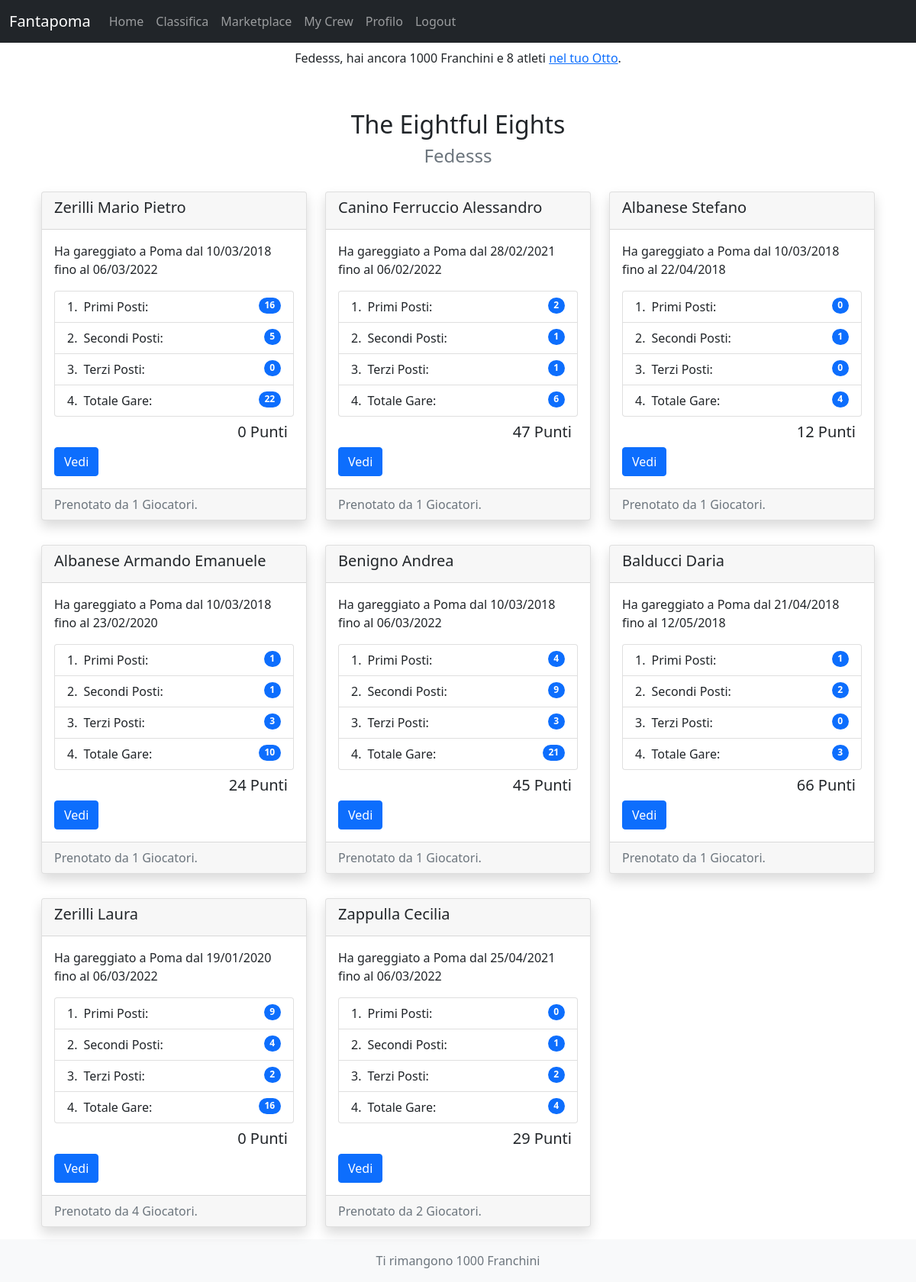
Screenshot of /fantapoma/mycrew/ (signed in) with the database file from the repository.
### fantapoma/models.py (models this page shows, shortened)
class Player(models.Model):
    user = models.OneToOneField(User, on_delete=models.CASCADE, primary_key=True)
    franchs = models.IntegerField(blank=True, default=450)
    team_name = models.CharField(max_length=200, default='8+')

class Athlete(models.Model):
    name = models.CharField(max_length=200)
    born = models.DateField('Date of Birth', default=datetime.date(2000,1,1))
    club = models.CharField(max_length=200, default='Società Canottieri Palermo')
    total = models.IntegerField('Total Races', default=0)
    first = models.IntegerField(default=0)
    second = models.IntegerField(default=0)
    third = models.IntegerField(default=0)
    first_time = models.DateField('First Race Date')
    last_time = models.DateField('Last Race Date')
    price = models.IntegerField(default=0)
    points = models.IntegerField(default=0)
    players = models.ManyToManyField(User, blank=True)
    is_user = models.OneToOneField(User, blank=True, null=True, on_delete=models.SET_NULL, related_name='true_athlete')
    @property
    def bookings(self):
        n = self.players.all().count()
        return n

### fantapoma/views.py (the view)
# urls.py: path('mycrew/', MyCrewView.as_view(), name='mycrew'),
class MyCrewView(LoginRequiredMixin, ListView):
    model = Athlete
    template_name = "fantapoma/mycrew.html"
    context_object_name = 'player'
    def get_queryset(self):
        self.user = self.request.user
        return self.user.athlete_set.all()
    def get_context_data(self, **kwargs):
        self.user = self.request.user
        context = super().get_context_data(**kwargs)
        context['atleti'] = self.user.athlete_set.all()
        return context

### fantapoma/templates/fantapoma/mycrew.html (shortened to what this page needs)
{% extends "base.html" %}
{% block content %}
<div class="container header text-center mt-5">
  <h2>{{ request.user.player.team_name }}</h2>
  <h3 class="text-muted fw-light fs-4">{{ request.user.username }}</h3>
</div>
<div class="container card-container mt-2">
  <div class="container-fluid object">
    <div class="row">
    {% for object in object_list %}
      <div class="col-sm-4 my-3">
        <div class="card shadow">
          <div class="card-header">
            <h5>{{object.name}}</h5>
          </div>
          <div class="card-body">
            <p class="card-text">Ha gareggiato a Poma dal {{object.first_time|date:'d/m/Y'}} fino al {{object.last_time|date:'d/m/Y'}}</p>
            <ul class="list-group list-group-numbered">
              <li class="list-group-item d-flex justify-content-between align-items-start">
                <div class="ms-2 me-auto">Primi Posti:</div>
                <span class="badge bg-primary rounded-pill">{{object.first}}</span>
              </li>
              <li class="list-group-item d-flex justify-content-between align-items-start">
                <div class="ms-2 me-auto">Secondi Posti:</div>
                <span class="badge bg-primary rounded-pill">{{object.second}}</span>
              </li>
              <li class="list-group-item d-flex justify-content-between align-items-start">
                <div class="ms-2 me-auto">Terzi Posti:</div>
                <span class="badge bg-primary rounded-pill">{{object.third}}</span>
              </li>
              <li class="list-group-item d-flex justify-content-between align-items-start">
                <div class="ms-2 me-auto">Totale Gare:</div>
                <span class="badge bg-primary rounded-pill">{{object.total}}</span>
              </li>
            </ul>
            <h5 class="card-text text-end m-2">{{ object.points }} Punti</h5>
            <a href="{% url 'view-athlete' object.id %}" class="btn btn-primary">Vedi</a>
          </div>
          <div class="card-footer text-muted">
            Prenotato da {{ object.bookings }} Giocatori.
          </div>
        </div>
      </div>
    {% endfor %}
    </div>
  </div>
</div>
{% endblock %}
{% block footer %}
<footer class="footer mt-auto py-3 bg-light text-center">
  <div class="container">
    <span class="text-muted">Ti rimangono {{ request.user.player.franchs }} Franchini</span>
  </div>
</footer>
{% endblock %}

### fantapoma/templates/fantapoma/navbar.html (shortened to what this page needs)
{% block navbar %}
<nav class="navbar navbar-expand-lg navbar-dark bg-dark">
  <div class="container-fluid">
    <a class="navbar-brand" href="#">Fantapoma</a>
    <div class="collapse navbar-collapse" id="navbarNav">
      <ul class="navbar-nav">
        <li class="nav-item">
          <a class="nav-link" aria-current="page" href="{% url 'fantapoma' %}">Home</a>
        </li>
        <li class="nav-item">
          <a class="nav-link" href="{% url 'leaderboard' %}">Classifica</a>
        </li>
        {% if request.user.is_authenticated %}
        <li class="nav-item">
          <a class="nav-link" href="{% url 'marketplace' %}">Marketplace</a>
        </li>
        <li class="nav-item">
          <a class="nav-link" href="{% url 'mycrew' %}">My Crew</a>
        </li>
        <li class="nav-item">
          <a class="nav-link" href="{% url 'fantaplayers:profile' request.user.id %}">Profilo</a>
        </li>
        <li class="nav-item">
          <a class="nav-link" href="{% url 'fantaplayers:logout' %}">Logout</a>
        </li>
        {% endif %}
      </ul>
    </div>
  </div>
</nav>
{% if request.user.is_authenticated %}
<nav class="nav justify-content-center">
  <span class="navbar-text">
    {{ request.user|title }}, hai ancora {{ request.user.player.franchs }} Franchini e
    {{ request.user.athlete_set.count }} atleti <a href={% url 'mycrew' %}>nel tuo Otto</a>.
  </span>
</nav>
{% endif %}
{% endblock %}

### rows the page displays
Athlete: name "Zerilli Mario Pietro", first_time "10/03/2018", last_time "06/03/2022", first "16", second "5", third "0", total "22", points "0", bookings "1"
Athlete: name "Canino Ferruccio Alessandro", first_time "28/02/2021", last_time "06/02/2022", first "2", second "1", third "1", total "6", points "47", bookings "1"
Athlete: name "Albanese Stefano", first_time "10/03/2018", last_time "22/04/2018", first "0", second "1", third "0", total "4", points "12", bookings "1"
Athlete: name "Albanese Armando Emanuele", first_time "10/03/2018", last_time "23/02/2020", first "1", second "1", third "3", total "10", points "24", bookings "1"
Athlete: name "Benigno Andrea", first_time "10/03/2018", last_time "06/03/2022", first "4", second "9", third "3", total "21", points "45", bookings "1"
Athlete: name "Balducci Daria", first_time "21/04/2018", last_time "12/05/2018", first "1", second "2", third "0", total "3", points "66", bookings "1"
Athlete: name "Zerilli Laura", first_time "19/01/2020", last_time "06/03/2022", first "9", second "4", third "2", total "16", points "0", bookings "4"
Athlete: name "Zappulla Cecilia", first_time "25/04/2021", last_time "06/03/2022", first "0", second "1", third "2", total "4", points "29", bookings "2"

### other values shown
{{ request.user|title }} "Fedesss"
{{ request.user.player.franchs }} "1000"
{{ request.user.athlete_set.count }} "8"
{{ request.user.player.team_name }} "The Eightful Eights"
{{ request.user.username }} "Fedesss"
